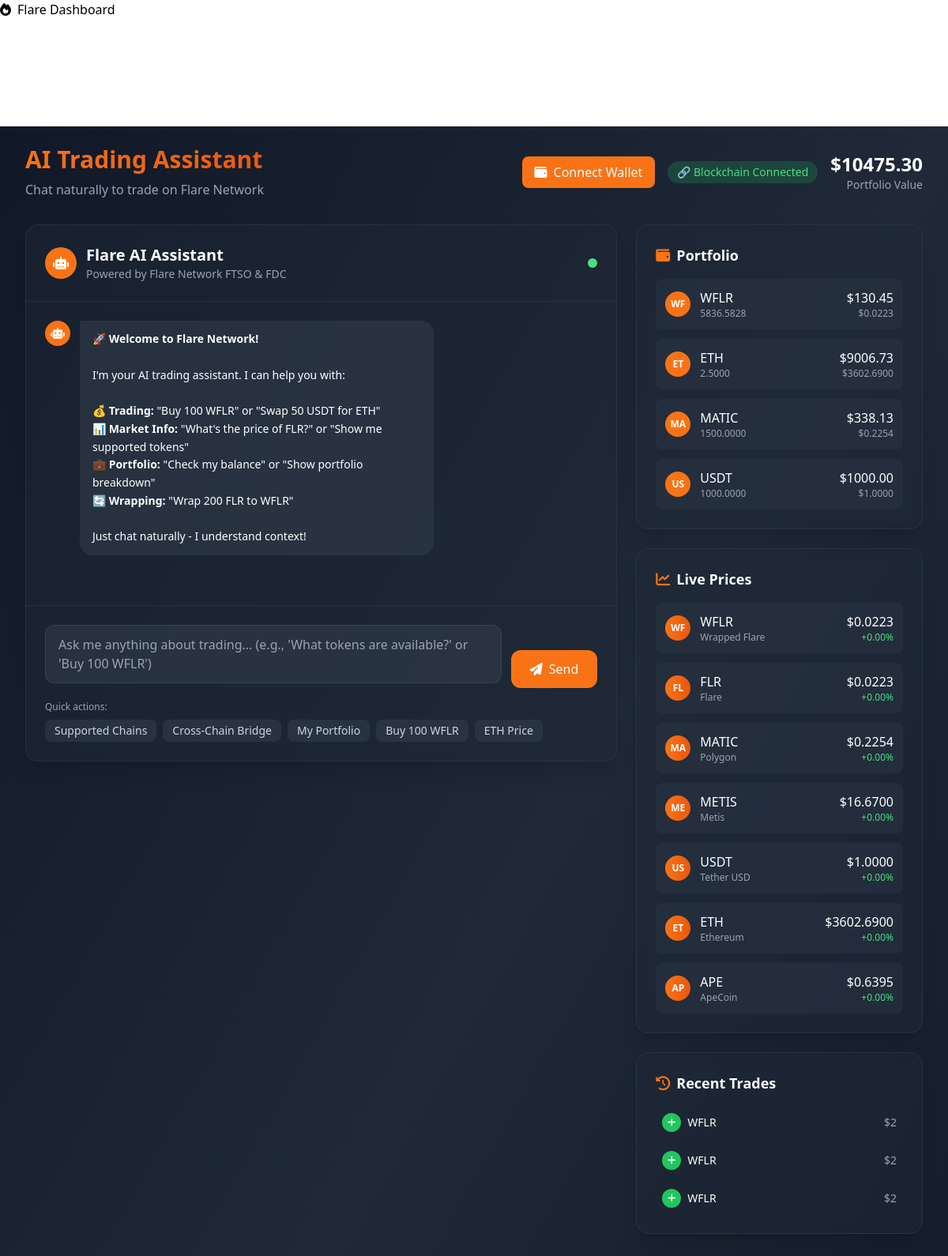
The page / on the database its author committed.
### models.py (models this page shows)
class Portfolio(db.Model):
    id = db.Column(Integer, primary_key=True)
    token_symbol = db.Column(String(10), nullable=False)
    balance = db.Column(Float, nullable=False, default=0.0)
    avg_buy_price = db.Column(Float, nullable=False, default=0.0)
    created_at = db.Column(DateTime, default=datetime.utcnow)
    updated_at = db.Column(DateTime, default=datetime.utcnow, onupdate=datetime.utcnow)

class Token(db.Model):
    id = db.Column(Integer, primary_key=True)
    symbol = db.Column(String(10), unique=True, nullable=False)
    name = db.Column(String(100), nullable=False)
    price = db.Column(Float, nullable=False)
    market_cap = db.Column(Float)
    volume_24h = db.Column(Float)
    change_24h = db.Column(Float)
    created_at = db.Column(DateTime, default=datetime.utcnow)

class Trade(db.Model):
    id = db.Column(Integer, primary_key=True)
    trade_type = db.Column(String(20), nullable=False)  # buy, sell, swap
    from_token = db.Column(String(10))
    to_token = db.Column(String(10), nullable=False)
    amount = db.Column(Float, nullable=False)
    price = db.Column(Float, nullable=False)
    total_value = db.Column(Float, nullable=False)
    status = db.Column(String(20), default='completed')
    created_at = db.Column(DateTime, default=datetime.utcnow)

### routes.py (the view)
@app.route('/')
def dashboard():
    initialize_mock_data()
    tokens = Token.query.all()
    portfolio = Portfolio.query.filter(Portfolio.balance > 0).all()
    recent_trades = Trade.query.order_by(Trade.created_at.desc()).limit(5).all()
    total_value = 0
    for holding in portfolio:
        token = Token.query.filter_by(symbol=holding.token_symbol).first()
        if token:
            total_value += holding.balance * token.price
    return render_template('dashboard_modern.html',
                         tokens=tokens,
                         portfolio=portfolio,
                         recent_trades=recent_trades,
                         total_value=total_value)

### mock_data.py (called while the page is built, shortened)
def initialize_mock_data():
    if Token.query.count() > 0:
        return

### templates/dashboard_modern.html (shortened to what this page needs)
{% extends "base.html" %}
{% block content %}
<div class="min-h-screen bg-gradient-to-br from-gray-900 via-gray-800 to-gray-900">
    <div class="max-w-7xl mx-auto px-4 sm:px-6 lg:px-8 py-6">
        <div class="mb-8">
            <div class="flex items-center justify-between">
                <div>
                    <h1 class="text-3xl font-bold gradient-text">AI Trading Assistant</h1>
                    <p class="text-gray-400 mt-2">Chat naturally to trade on Flare Network</p>
                </div>
                <div class="flex items-center space-x-4">
                    <div id="walletSection">
                        <button id="connectWallet" class="px-4 py-2 bg-flare-500 hover:bg-flare-600 text-white rounded-lg font-medium transition-all duration-200 flex items-center space-x-2">
                            <i class="fas fa-wallet"></i>
                            <span>Connect Wallet</span>
                        </button>
                    </div>
                    <div id="blockchain-status" class="px-3 py-1 rounded-full bg-green-500/20 text-green-400 text-sm font-medium">
                        🔗 Blockchain Connected
                    </div>
                    <div class="text-right">
                        <div class="text-2xl font-bold text-white">${{ "%.2f"|format(total_value) }}</div>
                        <div class="text-sm text-gray-400">Portfolio Value</div>
                    </div>
                </div>
            </div>
        </div>
        <div class="grid grid-cols-1 lg:grid-cols-3 gap-6">
            <div class="lg:col-span-2">
                <div class="bg-gray-800/50 backdrop-blur-sm rounded-2xl border border-gray-700/50 shadow-xl">
                    <div class="p-6 border-b border-gray-700/50">
                        <div class="flex items-center justify-between">
                            <div class="flex items-center space-x-3">
                                <div class="w-10 h-10 bg-flare-500 rounded-full flex items-center justify-center">
                                    <i class="fas fa-robot text-white"></i>
                                </div>
                                <div>
                                    <h2 class="text-xl font-semibold text-white">Flare AI Assistant</h2>
                                    <p class="text-sm text-gray-400">Powered by Flare Network FTSO & FDC</p>
                                </div>
                            </div>
                            <div class="pulse w-3 h-3 bg-green-400 rounded-full"></div>
                        </div>
                    </div>
                    <div id="chatMessages" class="h-96 overflow-y-auto p-6 space-y-4">
                        <div class="chat-bubble max-w-4xl">
                            <div class="flex items-start space-x-3">
                                <div class="w-8 h-8 bg-flare-500 rounded-full flex items-center justify-center flex-shrink-0">
                                    <i class="fas fa-robot text-white text-sm"></i>
                                </div>
                                <div class="bg-gray-700/50 rounded-2xl rounded-tl-none px-4 py-3 max-w-md">
                                    <div class="text-white text-sm leading-relaxed">
                                        🚀 <span class="font-semibold">Welcome to Flare Network!</span><br><br>
                                        I'm your AI trading assistant. I can help you with:<br><br>
                                        💰 <strong>Trading:</strong> "Buy 100 WFLR" or "Swap 50 USDT for ETH"<br>
                                        📊 <strong>Market Info:</strong> "What's the price of FLR?" or "Show me supported tokens"<br>
                                        💼 <strong>Portfolio:</strong> "Check my balance" or "Show portfolio breakdown"<br>
                                        🔄 <strong>Wrapping:</strong> "Wrap 200 FLR to WFLR"<br><br>
                                        <span class="text-flare-400">Just chat naturally - I understand context!</span>
                                    </div>
                                </div>
                            </div>
                        </div>
                    </div>
                    <div class="p-6 border-t border-gray-700/50">
                        <form id="chatForm" class="flex items-end space-x-3">
                            <div class="flex-1">
                                <textarea id="chatInput"
                                    class="w-full bg-gray-700/50 border border-gray-600/50 rounded-xl px-4 py-3 text-white placeholder-gray-400 focus:border-flare-500 focus:ring-1 focus:ring-flare-500 resize-none transition-all duration-200"
                                    placeholder="Ask me anything about trading... (e.g., 'What tokens are available?' or 'Buy 100 WFLR')"
                                    rows="2"></textarea>
                            </div>
                            <button type="submit" id="sendButton"
                                class="bg-flare-500 hover:bg-flare-600 text-white rounded-xl px-6 py-3 font-medium transition-all duration-200 flex items-center space-x-2">
                                <i class="fas fa-paper-plane"></i>
                                <span>Send</span>
                            </button>
                        </form>
                        <div class="mt-4">
                            <div class="text-xs text-gray-400 mb-2">Quick actions:</div>
                            <div class="flex flex-wrap gap-2">
                                <button class="quick-command px-3 py-1 bg-gray-700/50 hover:bg-gray-600/50 rounded-lg text-sm text-gray-300 hover:text-white transition-all duration-200" data-command="What chains do you support?">
                                    Supported Chains
                                </button>
                                <button class="quick-command px-3 py-1 bg-gray-700/50 hover:bg-gray-600/50 rounded-lg text-sm text-gray-300 hover:text-white transition-all duration-200" data-command="bridge 100 USDT to Ethereum">
                                    Cross-Chain Bridge
                                </button>
                                <button class="quick-command px-3 py-1 bg-gray-700/50 hover:bg-gray-600/50 rounded-lg text-sm text-gray-300 hover:text-white transition-all duration-200" data-command="show me my portfolio">
                                    My Portfolio
                                </button>
                                <button class="quick-command px-3 py-1 bg-gray-700/50 hover:bg-gray-600/50 rounded-lg text-sm text-gray-300 hover:text-white transition-all duration-200" data-command="buy 100 WFLR">
                                    Buy 100 WFLR
                                </button>
                                <button class="quick-command px-3 py-1 bg-gray-700/50 hover:bg-gray-600/50 rounded-lg text-sm text-gray-300 hover:text-white transition-all duration-200" data-command="what's the price of ETH?">
                                    ETH Price
                                </button>
                            </div>
                        </div>
                    </div>
                </div>
            </div>
            <div class="space-y-6">
                <div class="bg-gray-800/50 backdrop-blur-sm rounded-2xl border border-gray-700/50 shadow-xl p-6">
                    <h3 class="text-lg font-semibold text-white mb-4 flex items-center">
                        <i class="fas fa-wallet mr-2 text-flare-500"></i>Portfolio
                    </h3>
                    {% if portfolio %}
                        <div class="space-y-3">
                            {% for holding in portfolio %}
                                {% if holding.balance > 0 %}
                                    {% set token_price = tokens|selectattr('symbol', 'equalto', holding.token_symbol)|first %}
                                    <div class="flex items-center justify-between p-3 bg-gray-700/30 rounded-lg">
                                        <div class="flex items-center space-x-3">
                                            <div class="w-8 h-8 bg-flare-500 rounded-full flex items-center justify-center">
                                                <span class="text-white text-xs font-bold">{{ holding.token_symbol[:2] }}</span>
                                            </div>
                                            <div>
                                                <div class="text-white font-medium">{{ holding.token_symbol }}</div>
                                                <div class="text-xs text-gray-400">{{ "%.4f"|format(holding.balance) }}</div>
                                            </div>
                                        </div>
                                        <div class="text-right">
                                            {% if token_price %}
                                                <div class="text-white font-medium">${{ "%.2f"|format(holding.balance * token_price.price) }}</div>
                                                <div class="text-xs text-gray-400">${{ "%.4f"|format(token_price.price) }}</div>
                                            {% endif %}
                                        </div>
                                    </div>
                                {% endif %}
                            {% endfor %}
                        </div>
                    {% else %}
                        <div class="text-center py-6">
                            <i class="fas fa-wallet text-4xl text-gray-600 mb-3"></i>
                            <p class="text-gray-400">No holdings yet</p>
                            <p class="text-sm text-gray-500">Start chatting to begin trading!</p>
                        </div>
                    {% endif %}
                </div>
                <div class="bg-gray-800/50 backdrop-blur-sm rounded-2xl border border-gray-700/50 shadow-xl p-6">
                    <h3 class="text-lg font-semibold text-white mb-4 flex items-center">
                        <i class="fas fa-chart-line mr-2 text-flare-500"></i>Live Prices
                    </h3>
                    <div class="space-y-3">
                        {% for token in tokens %}
                            <div class="flex items-center justify-between p-3 bg-gray-700/30 rounded-lg">
                                <div class="flex items-center space-x-3">
                                    <div class="w-8 h-8 bg-gradient-to-r from-flare-500 to-flare-600 rounded-full flex items-center justify-center">
                                        <span class="text-white text-xs font-bold">{{ token.symbol[:2] }}</span>
                                    </div>
                                    <div>
                                        <div class="text-white font-medium">{{ token.symbol }}</div>
                                        <div class="text-xs text-gray-400">{{ token.name }}</div>
                                    </div>
                                </div>
                                <div class="text-right">
                                    <div class="text-white font-medium">${{ "%.4f"|format(token.price) }}</div>
                                    <div class="text-xs {% if token.change_24h >= 0 %}text-green-400{% else %}text-red-400{% endif %}">
                                        {{ "+" if token.change_24h >= 0 else "" }}{{ "%.2f"|format(token.change_24h) }}%
                                    </div>
                                </div>
                            </div>
                        {% endfor %}
                    </div>
                </div>
                {% if recent_trades %}
                <div class="bg-gray-800/50 backdrop-blur-sm rounded-2xl border border-gray-700/50 shadow-xl p-6">
                    <h3 class="text-lg font-semibold text-white mb-4 flex items-center">
                        <i class="fas fa-history mr-2 text-flare-500"></i>Recent Trades
                    </h3>
                    <div class="space-y-2">
                        {% for trade in recent_trades[:3] %}
                            <div class="flex items-center justify-between p-2 text-sm">
                                <div class="flex items-center space-x-2">
                                    <div class="w-6 h-6 {% if trade.trade_type == 'buy' %}bg-green-500{% elif trade.trade_type == 'sell' %}bg-red-500{% else %}bg-yellow-500{% endif %} rounded-full flex items-center justify-center">
                                        <i class="fas {% if trade.trade_type == 'buy' %}fa-plus{% elif trade.trade_type == 'sell' %}fa-minus{% else %}fa-exchange-alt{% endif %} text-white text-xs"></i>
                                    </div>
                                    <span class="text-white">{{ trade.to_token }}</span>
                                </div>
                                <div class="text-gray-400">${{ "%.0f"|format(trade.total_value) }}</div>
                            </div>
                        {% endfor %}
                    </div>
                </div>
                {% endif %}
            </div>
        </div>
    </div>
</div>
{% endblock %}

### templates/base.html (style rules this page uses)
.gradient-text { background: linear-gradient(45deg, #f97316, #ea580c); -webkit-background-clip: text; -webkit-text-fill-color: transparent; background-clip: text; }
.chat-bubble { animation: slideIn 0.3s ease-out; }

### templates/dashboard_modern.html (style rules this page uses)
.pulse { animation: pulse 2s infinite; }

### rows shown on the page
Portfolio: token_symbol "WF", token_symbol "WFLR", balance "5836.5828", holding.balance*token_price.price "130.45"
Token: price "0.0223", symbol "WF", symbol "WFLR", name "Wrapped Flare", change_24h "+", change_24h "0.00"
Portfolio: token_symbol "ET", token_symbol "ETH", balance "2.5000", holding.balance*token_price.price "9006.73"
Token: price "3602.6900", symbol "ET", symbol "ETH", name "Ethereum", change_24h "+", change_24h "0.00"
Portfolio: token_symbol "MA", token_symbol "MATIC", balance "1500.0000", holding.balance*token_price.price "338.13"
Token: price "0.2254", symbol "MA", symbol "MATIC", name "Polygon", change_24h "+", change_24h "0.00"
Portfolio: token_symbol "US", token_symbol "USDT", balance "1000.0000", holding.balance*token_price.price "1000.00"
Token: price "1.0000", symbol "US", symbol "USDT", name "Tether USD", change_24h "+", change_24h "0.00"
Token: symbol "FL", symbol "FLR", name "Flare", price "0.0223", change_24h "+", change_24h "0.00"
Token: symbol "ME", symbol "METIS", name "Metis", price "16.6700", change_24h "+", change_24h "0.00"
Token: symbol "AP", symbol "APE", name "ApeCoin", price "0.6395", change_24h "+", change_24h "0.00"
Trade: to_token "WFLR", total_value "2"
Trade: to_token "WFLR", total_value "2"
Trade: to_token "WFLR", total_value "2"

### other values the page prints
{{ "%.2f"|format(total_value) }} "10475.30"
